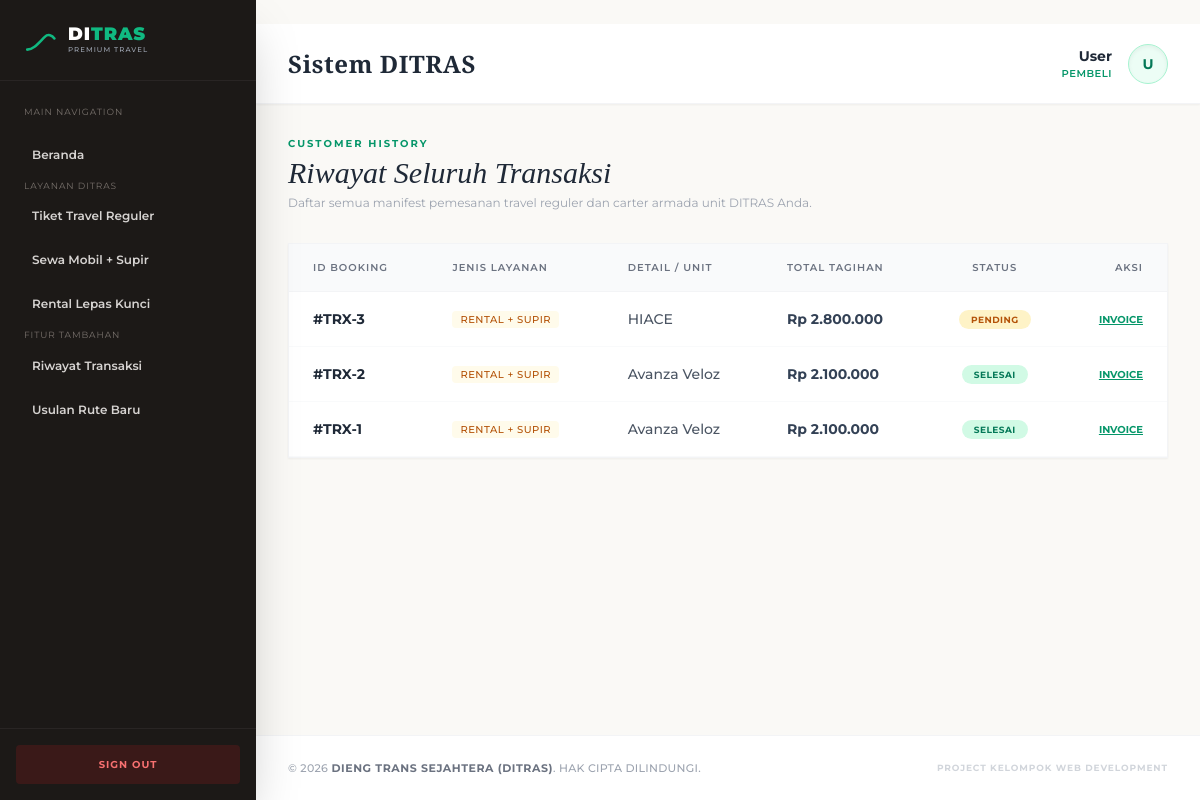
The app's page /pages/pembeli/lepas-kunci/riwayat.php (signed in) with its own data.
### tables this page shows
CREATE TABLE `transaksi` (
  `id` int(11) NOT NULL,
  `pembeli_id` int(11) NOT NULL,
  `jenis_layanan` enum('travel','rental_supir','lepas_kunci') NOT NULL,
  `total_harga` int(11) NOT NULL,
  `status_pembayaran` enum('pending','dikonfirmasi','selesai','ditolak') NOT NULL DEFAULT 'pending',
  `tanggal_transaksi` timestamp NOT NULL DEFAULT current_timestamp()
);

### pages/pembeli/lepas-kunci/riwayat.php (the view, shortened to what this page needs)
<?php
require_once '../../../config/database.php';
$id_pembeli = $_SESSION['id_user'];
try {
    $query_riwayat = "
        SELECT
            t.id AS id_transaksi,
            t.jenis_layanan,
            t.total_harga,
            t.status_pembayaran,
            t.tanggal_transaksi,
            -- Subquery / Conditional untuk mengambil nama armada atau rute sebagai deskripsi
            CASE
                WHEN t.jenis_layanan = 'travel' THEN 'Tiket Travel Reguler Terjadwal'
                ELSE (
                    SELECT m.merk FROM detail_rental dr
                    JOIN mobil m ON dr.mobil_id = m.id
                    WHERE dr.transaksi_id = t.id LIMIT 1
                )
            END AS info_layanan
        FROM transaksi t
        WHERE t.pembeli_id = :pembeli_id
        ORDER BY t.id DESC
    ";
    $stmt = $pdo->prepare($query_riwayat);
    $stmt->execute(['pembeli_id' => $id_pembeli]);
    $daftar_riwayat = $stmt->fetchAll(PDO::FETCH_ASSOC);
} catch (PDOException $e) {
    die("Gagal memuat riwayat transaksi: " . $e->getMessage());
}
?>
<!DOCTYPE html>
<html lang="id">
<head>
    <script src="https://cdn.tailwindcss.com"></script>
</head>
<body class="bg-[#faf9f6] text-gray-900 flex flex-col min-h-screen">
    <?php include '../../../components/sidebar.php'; ?>
    <?php include '../../../components/header.php'; ?>
    <main class="ml-64 p-8 flex-1">
        <div class="mb-8">
            <span class="text-[10px] uppercase tracking-[0.2em] text-emerald-600 font-bold block mb-1">Customer History</span>
            <h2 class="text-3xl italic text-gray-800">Riwayat Seluruh Transaksi</h2>
            <p class="text-gray-400 text-xs mt-1">Daftar semua manifest pemesanan travel reguler dan carter armada unit DITRAS Anda.</p>
        </div>
        <div class="bg-white border border-gray-100 shadow-sm overflow-x-auto">
            <table class="w-full text-left border-collapse">
                <thead>
                    <tr class="bg-gray-50 border-b border-gray-100 text-[10px] uppercase tracking-widest text-gray-500">
                        <th class="py-4 px-6 font-semibold">ID Booking</th>
                        <th class="py-4 px-6 font-semibold">Jenis Layanan</th>
                        <th class="py-4 px-6 font-semibold">Detail / Unit</th>
                        <th class="py-4 px-6 font-semibold">Total Tagihan</th>
                        <th class="py-4 px-6 font-semibold text-center">Status</th>
                        <th class="py-4 px-6 font-semibold text-right">Aksi</th>
                    </tr>
                </thead>
                <tbody class="text-sm">
                    <?php if (empty($daftar_riwayat)): ?>
                        <tr>
                            <td colspan="6" class="py-8 text-center text-gray-400 italic bg-white">
                                Anda belum memiliki riwayat transaksi apa pun saat ini.
                            </td>
                        </tr>
                    <?php else: ?>
                        <?php foreach ($daftar_riwayat as $row): ?>
                            <tr class="border-b border-gray-50 hover:bg-gray-50 transition">
                                <td class="py-4 px-6 font-bold text-gray-800">#TRX-<?= $row['id_transaksi'] ?></td>
                                <td class="py-4 px-6">
                                    <?php if ($row['jenis_layanan'] === 'travel'): ?>
                                        <span class="bg-blue-50 text-blue-700 py-0.5 px-2 rounded font-medium text-[10px] uppercase tracking-wider">Travel Reguler</span>
                                    <?php elseif ($row['jenis_layanan'] === 'lepas_kunci'): ?>
                                        <span class="bg-purple-50 text-purple-700 py-0.5 px-2 rounded font-medium text-[10px] uppercase tracking-wider">Lepas Kunci</span>
                                    <?php else: ?>
                                        <span class="bg-amber-50 text-amber-700 py-0.5 px-2 rounded font-medium text-[10px] uppercase tracking-wider">Rental + Supir</span>
                                    <?php endif; ?>
                                </td>
                                <td class="py-4 px-6 text-gray-600 font-medium">
                                    <?= htmlspecialchars($row['info_layanan'] ?? 'Unit DITRAS') ?>
                                </td>
                                <td class="py-4 px-6 font-bold text-slate-700">
                                    Rp <?= number_format($row['total_harga'], 0, ',', '.') ?>
                                </td>
                                <td class="py-4 px-6 text-center">
                                    <?php if ($row['status_pembayaran'] === 'selesai' || $row['status_pembayaran'] === 'lunas'): ?>
                                        <span class="bg-emerald-100 text-emerald-700 py-1 px-3 rounded-full text-[9px] uppercase tracking-wider font-bold">Selesai</span>
                                    <?php elseif ($row['status_pembayaran'] === 'pending' || $row['status_pembayaran'] === 'dikonfirmasi'): ?>
                                        <span class="bg-amber-100 text-amber-700 py-1 px-3 rounded-full text-[9px] uppercase tracking-wider font-bold">Pending</span>
                                    <?php else: ?>
                                        <span class="bg-red-100 text-red-700 py-1 px-3 rounded-full text-[9px] uppercase tracking-wider font-bold">Denda / Batal</span>
                                    <?php endif; ?>
                                </td>
                                <td class="py-4 px-6 text-right">
                                    <a href="../../../invoice/utama.php?id=<?= $row['id_transaksi'] ?>" class="text-emerald-600 font-bold text-[10px] uppercase underline hover:text-emerald-800 transition">
                                        Invoice
                                    </a>
                                </td>
                            </tr>
                        <?php endforeach; ?>
                    <?php endif; ?>
                </tbody>
            </table>
        </div>
    </main>
    <?php include '../../../components/footer.php'; ?>
</body>
</html>

### pages/pembeli/lepas-kunci/riwayat.php (style rules this page uses)
h1, h2, h3, .serif { font-family: "Cormorant Garamond", serif; }
body { font-family: "Montserrat", sans-serif; }

### records on screen
transaksi: id "3", jenis_layanan "RENTAL + SUPIR", info_layanan "HIACE", total_harga "2.800.000", status_pembayaran "PENDING"
transaksi: id "2", jenis_layanan "RENTAL + SUPIR", info_layanan "Avanza Veloz", total_harga "2.100.000", status_pembayaran "SELESAI"
transaksi: id "1", jenis_layanan "RENTAL + SUPIR", info_layanan "Avanza Veloz", total_harga "2.100.000", status_pembayaran "SELESAI"

### other values on screen
$nama_user "User"
$display_role "PEMBELI"
substr($nama_user, 0, 1) "U"
